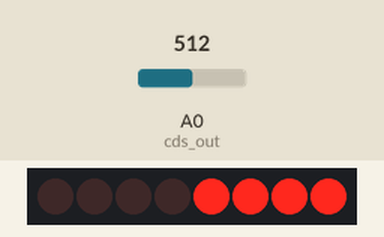
A sketch run on a simulated Arduino Uno, built with avr-gcc and run on an emulated ATmega328P. Shown: 8 shift-register outputs drawn as a row of LEDs (first output left, lit = HIGH). Wiring (inferred from the names in the program): shift register (74HC595): data pin 12; shift clock pin 9; latch pin 11. Wiring (inferred from the signals the program sends): row of LEDs: on Q0, Q1, Q2, Q3, Q4, Q5, Q6, Q7. The inputs (shaded band) are chosen by the test bench; at power-on: A0 (cds_out) = 512. What the sketch prints to the serial monitor is not drawn.

Above: at 1.2 s.
1.3 s: A0 (cds_out) set to 716
At 2.5 s:
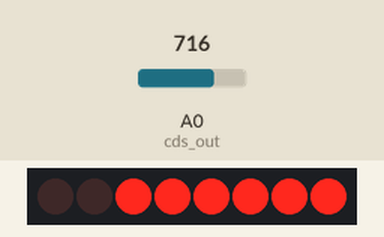
2.8 s: A0 (cds_out) set to 900
At 3.7 s:
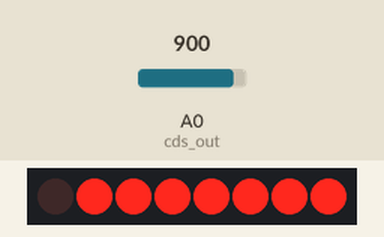
4.3 s: A0 (cds_out) set to 1023
At 4.8 s:
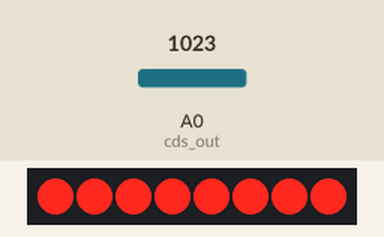
5.8 s: A0 (cds_out) set to 306
At 6.2 s:
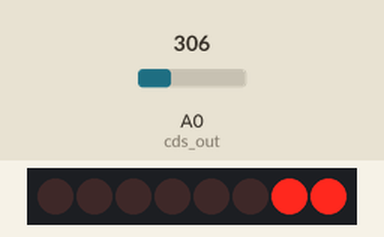
7.3 s: A0 (cds_out) set to 122
At 8.5 s:
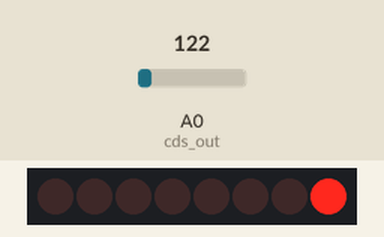
8.8 s: A0 (cds_out) set to 0
At 9.4 s:
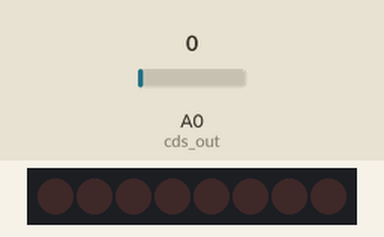
Timing chart, 0 to 10.1 s (numbered marks = the images above; inputs shaded):
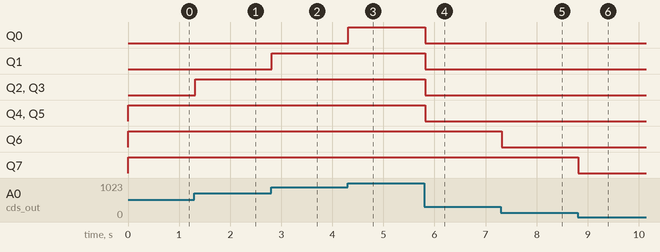

The sketch:

LDR_ShiftRegister.ino
```cpp
int cds_out = 0;
int rclkPin = 11;
int srclkPin = 9;
int dsPin = 12;
byte leds = B00000000;

void funcShiftReg(byte x) {
  digitalWrite(rclkPin, LOW);
  shiftOut(dsPin, srclkPin, LSBFIRST, x);
  digitalWrite(rclkPin, HIGH);
}

void setup() {
  pinMode(rclkPin, OUTPUT);
  pinMode(srclkPin, OUTPUT);
  pinMode(dsPin, OUTPUT);
  funcShiftReg(leds);
  Serial.begin(9600);
}

void loop() {
  int val = analogRead(cds_out);
  int set_led = val / (1023 / 9);

  Serial.println(val);
  Serial.println(set_led);

  if (set_led > 8) {
    set_led = 8;
  }

  leds = B00000000;

  for (int i = 0; i < set_led; i++) {
    leds = leds + (B00000001 << i);
  }
  funcShiftReg(leds);
}
```

Measured:
- after the input at 1.3 s, Q2, Q3: LOW → HIGH at once
- after the input at 2.8 s, Q1: LOW → HIGH at once
- after the input at 4.3 s, Q0: LOW → HIGH at once
- after the input at 5.8 s, Q0–5: HIGH → LOW at once
- after the input at 7.3 s, Q6: HIGH → LOW at once
- after the input at 8.8 s, Q7: HIGH → LOW at once
